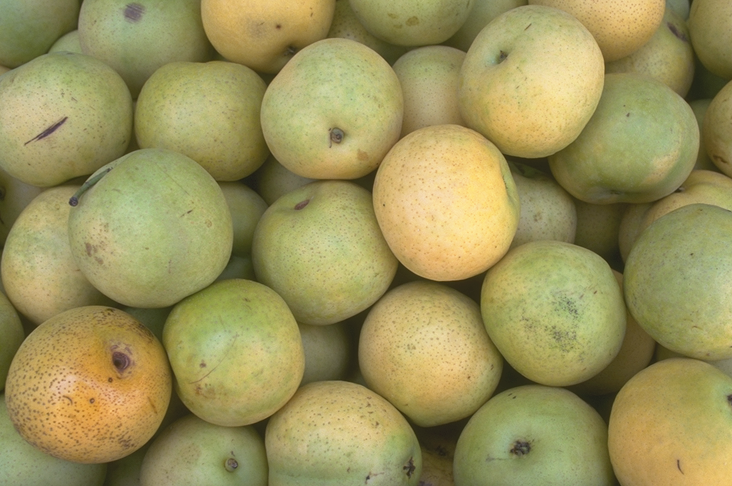
#> input picture sheet2/FurtherImages/pears.png, 732 x 486 px, found by its file name
$ python sheet2_problem3c_pears.py
#> lines starting #> are read from the running program, lines starting #| are printed output that depends on the picture
import numpy as np
import math
import scipy
from scipy import ndimage
import cv2
import matplotlib.pyplot as plt
from mpl_toolkits.mplot3d import Axes3D
import skimage as ski
import time

#---------------------------------------------------------------------------------------------------
# functions

def plot_image_to_3D(plot_3d):

    plot_3d = np.asarray(plot_3d)

    x = np.linspace(0, plot_3d.shape[1]-1, plot_3d.shape[1])
    y = np.linspace(0, plot_3d.shape[0]-1, plot_3d.shape[0])
    X, Y = np.meshgrid(x , y)

    _, ax = plt.subplots(subplot_kw={"projection": "3d"})
    ax.plot_surface(X, Y, plot_3d, cmap=plt.cm.Blues, linewidth=0)

#---------------------------------------------------------------------------------------------------
# globals

#---------------------------------------------------------------------------------------------------
# images

img = cv2.imread(R'sheet2\FurtherImages\pears.png', 0)
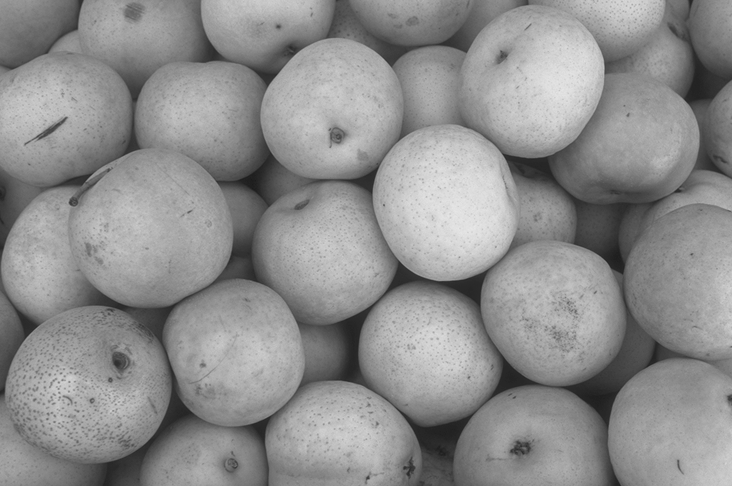
#> img: shape (486, 732); min 27, max 232, mean 142

#---------------------------------------------------------------------------------------------------
# main

img_blured = ski.filters.gaussian(img, 5)
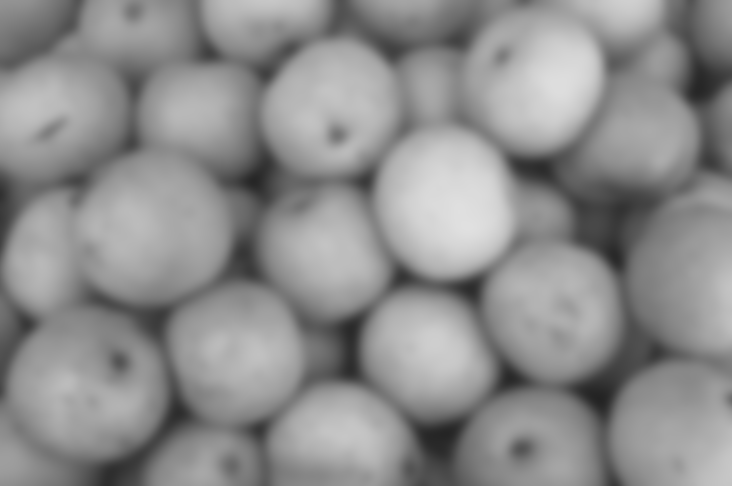
#> img_blured: shape (486, 732) float64; min 0.14, max 0.881, mean 0.557
gradient = cv2.morphologyEx(img_blured, cv2.MORPH_GRADIENT, cv2.getStructuringElement(cv2.MORPH_ELLIPSE, (5, 5)))
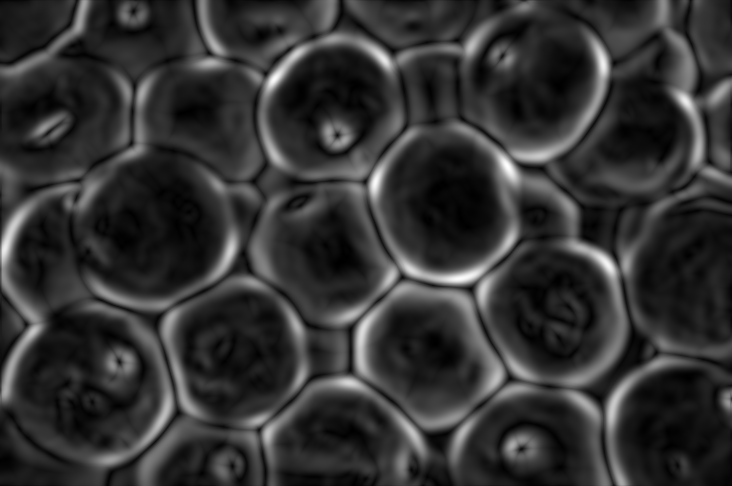
#> gradient: shape (486, 732) float64; min 0.000306, max 0.15, mean 0.0306; drawn with min black and max white
gradient = np.uint8(gradient*255)

watershed_on_gradient = ski.segmentation.watershed(gradient, watershed_line=True)
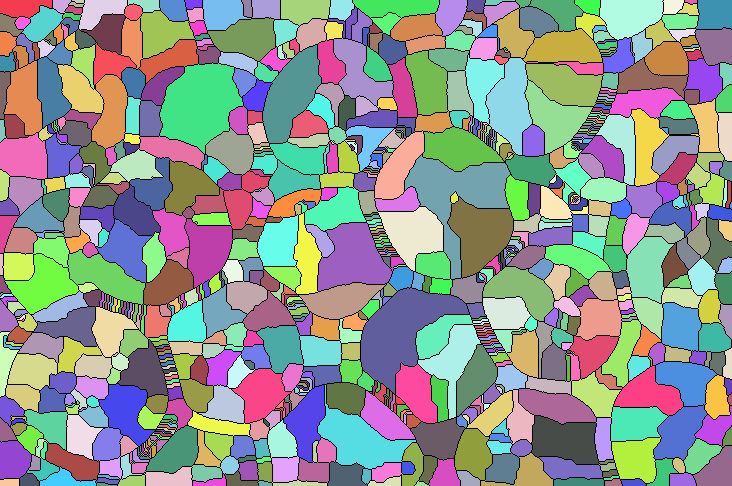
#> watershed_on_gradient: shape (486, 732) int32; 900 distinct labels, from 0 to 899; one colour per label, 0 black

#---------------------------------------------------------------------------------------------------
# output

plt.figure()
plt.imshow(img)
plt.title('Orginal')

plt.figure()
plt.imshow(gradient)
plt.title('Gradient')

plt.figure()
plt.imshow(watershed_on_gradient)
plt.title('Watershed on gradient map')

plot_image_to_3D(gradient)
#> in plot_image_to_3D, `ax.plot_surface(X, Y, plot_3d, cmap=plt.cm.Blues, linewidth=0)`:
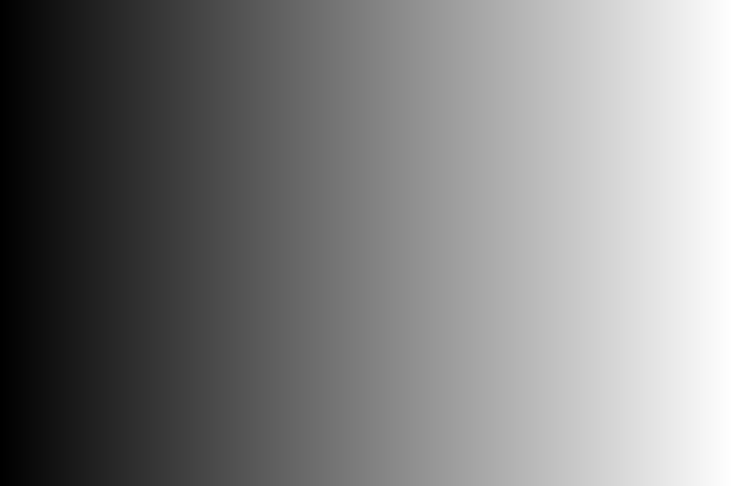
#> X: shape (486, 732) float64; min 0, max 731, mean 365.5; drawn with min black and max white

#---------------------------------------------------------------------------------------------------
# main-end

plt.show()
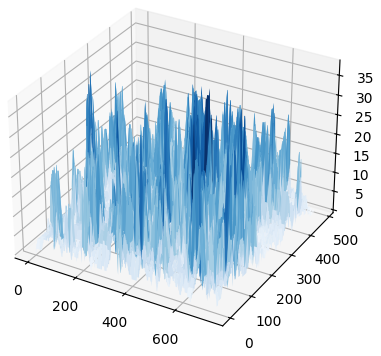
#> figure drawn by matplotlib, 1 panel
print('La fin')
cv2.waitKey(0)

$ run again, with sheet2/FurtherImages/hist.png copied over sheet2/FurtherImages/pears.png
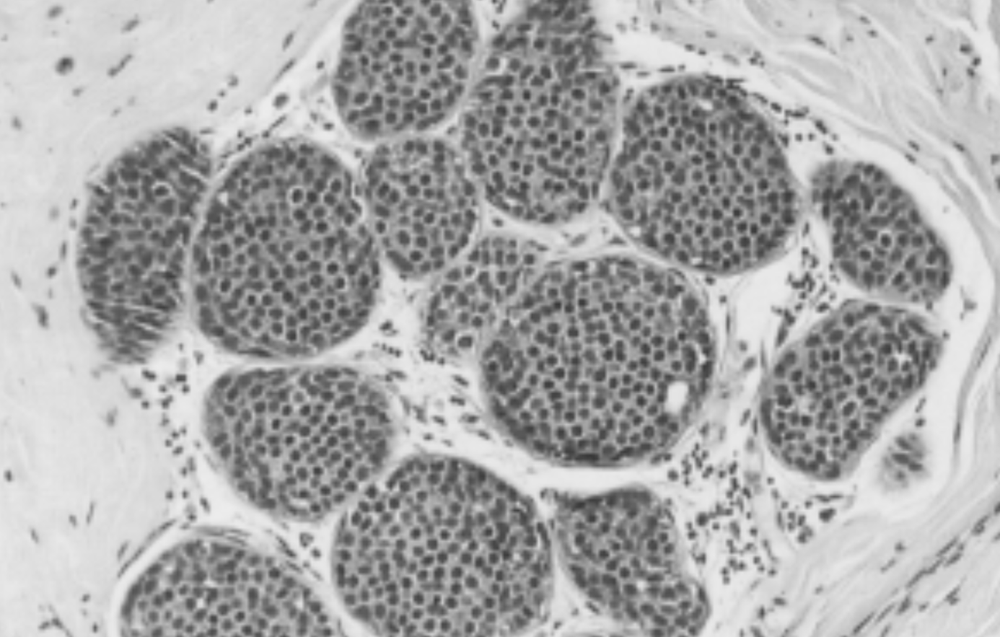
#> input picture sheet2/FurtherImages/hist.png, 1000 x 637 px, shrunk from 1386 x 883 before the run, found by its file name
#> img is the input picture: shape (637, 1000); min 55, max 236, mean 168.6
#> `watershed_on_gradient = ski.segmentation.watershed(gradient, watershed..`:
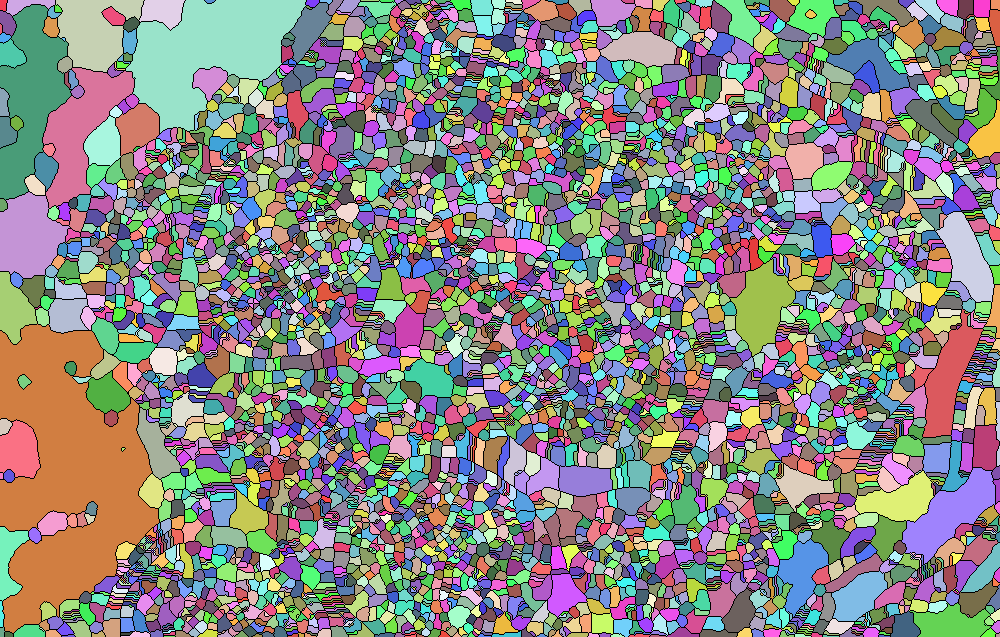
#> watershed_on_gradient: shape (637, 1000) int32; 5396 distinct labels, from 0 to 5395; one colour per label, 0 black
#> `plt.show()`:
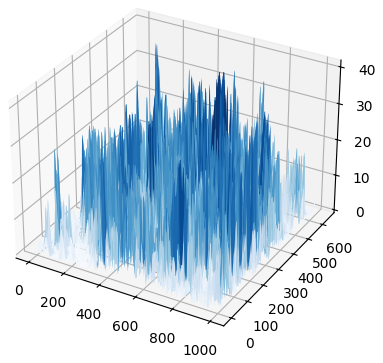
#> figure drawn by matplotlib, 1 panel

$ run again, with sheet2/FurtherImages/img_cells.jpg saved as sheet2/FurtherImages/pears.png
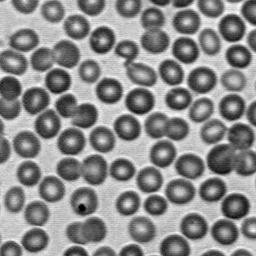
#> input picture sheet2/FurtherImages/img_cells.jpg, 256 x 256 px, found by its file name
#> img is the input picture: shape (256, 256); min 0, max 255, mean 138.6
#> `watershed_on_gradient = ski.segmentation.watershed(gradient, watershed..`:
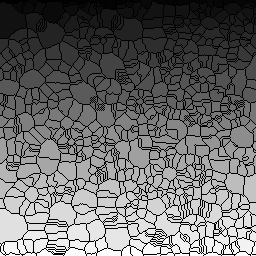
#> watershed_on_gradient: shape (256, 256) int32; min 0, max 848, mean 355.6; drawn with min black and max white
#> `plt.show()`:
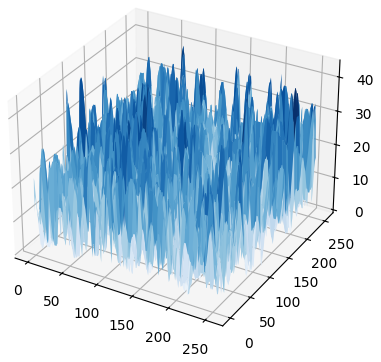
#> figure drawn by matplotlib, 1 panel
